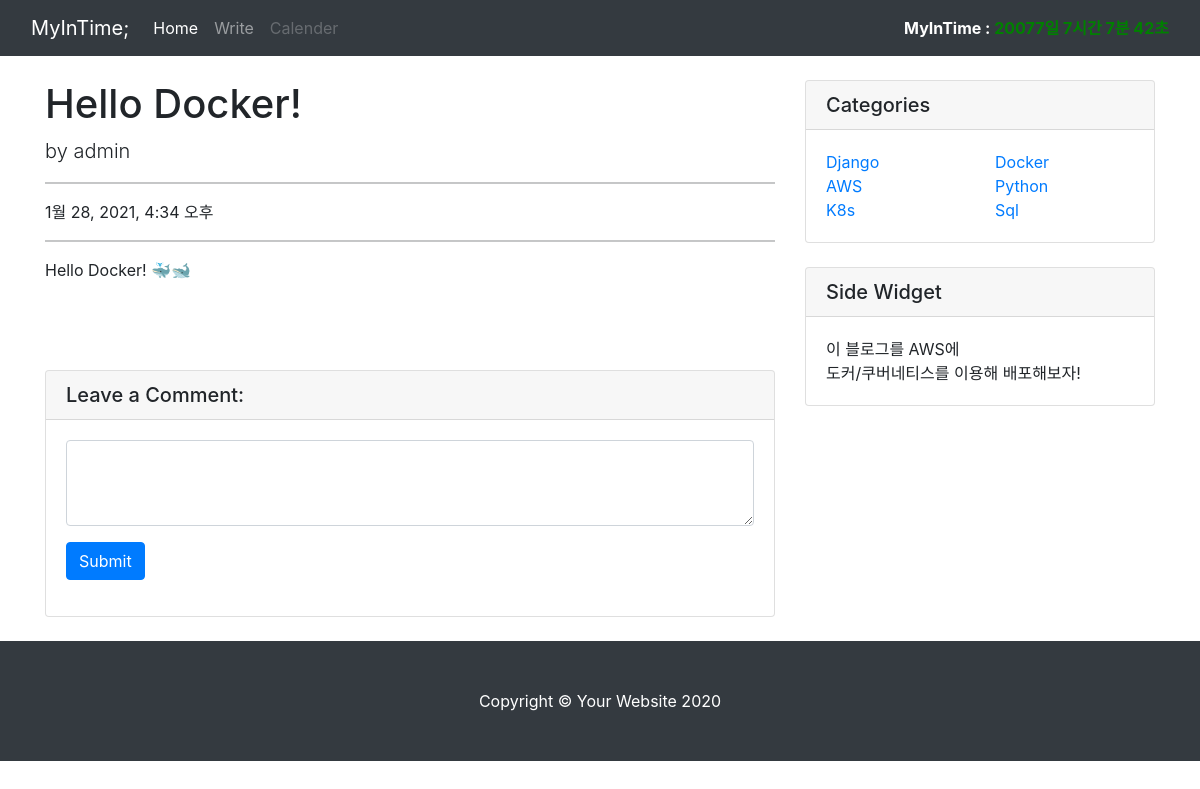
Screenshot of /blogMain/detail/3/ with the database file from the repository.
### blogapp/models.py (models this page shows)
class Blog(models.Model):
    title = models.CharField(max_length=100)
    pub_date = models.DateTimeField(auto_now_add=True)  # 현재시간에 맞춰서 자동 입력
    author = models.ForeignKey(User, on_delete=models.SET_NULL, null=True, default=1)
    body = RichTextUploadingField()

### blogapp/views.py (the view)
# urls.py: path('blogMain/detail/<int:blog_id>/', blogapp.views.detail, name='detail'),
def detail(request, blog_id):
    blog_detail = get_object_or_404(Blog, pk=blog_id)
    comments = Comment.objects.filter(blog_id=blog_id)
    context = {
        'blog_detail': blog_detail,
        'comments': comments
    }
    return render(request, 'detail.html', context)

### blogapp/templates/detail.html (shortened to what this page needs)
{% extends 'base.html' %}
{% block content %}
{% load static %}
<head>
  <link href="{% static 'css/detail/vendor/bootstrap/css/bootstrap.min.css' %}" rel="stylesheet">
  <link href="{% static 'css/detail/css/blog-post.css' %}" rel="stylesheet">
</head>
<body>
  <div class="container">
    <div class="row">
      <div class="col-lg-8">
        <h1 class="mt-4">{{ blog_detail.title }}</h1>
        <p class="lead">
          by
          {{ blog_detail.author }}
        </p>
        <hr>
        <p>{{ blog_detail.pub_date }}</p>
        <hr>
        <p class="lead">{{ blog_detail.body | safe }}</p>
        <br><br>
        <div class="card my-4">
          <h5 class="card-header">Leave a Comment:</h5>
          <div class="card-body">
            <form>
              <div class="form-group">
                <textarea class="form-control" rows="3"></textarea>
              </div>
              <button type="submit" class="btn btn-primary">Submit</button>
            </form>
          </div>
        </div>
      </div>
      <div class="col-md-4">
        <div class="card my-4">
          <h5 class="card-header">Categories</h5>
          <div class="card-body">
            <div class="row">
              <div class="col-lg-6">
                <ul class="list-unstyled mb-0">
                  <li>
                    <a href="#">Django</a>
                  </li>
                  <li>
                    <a href="#">AWS</a>
                  </li>
                  <li>
                    <a href="#">K8s</a>
                  </li>
                </ul>
              </div>
              <div class="col-lg-6">
                <ul class="list-unstyled mb-0">
                  <li>
                    <a href="#">Docker</a>
                  </li>
                  <li>
                    <a href="#">Python</a>
                  </li>
                  <li>
                    <a href="#">Sql</a>
                  </li>
                </ul>
              </div>
            </div>
          </div>
        </div>
        <div class="card my-4">
          <h5 class="card-header">Side Widget</h5>
          <div class="card-body">
            이 블로그를 AWS에 <br> 도커/쿠버네티스를 이용해 배포해보자!
          </div>
        </div>
      </div>
    </div>
  </div>
  <footer class="py-5 bg-dark">
    <div class="container">
      <p class="m-0 text-center text-white">Copyright &copy; Your Website 2020</p>
    </div>
  </footer>
</body>
</html>
{% endblock %}

### blogapp/static/css/navbar-top-fixed.css (style rules this page uses)
body { min-height: 75rem; padding-top: 4.5rem; }

### blogapp/static/css/detail/css/blog-post.css (style rules this page uses)
body { padding-top: 56px; }

### rows the page displays
Blog: title "Hello Docker!", author "admin", pub_date "1월 28, 2021, 4:34 오후", body "Hello Docker! 🐳🐋"
